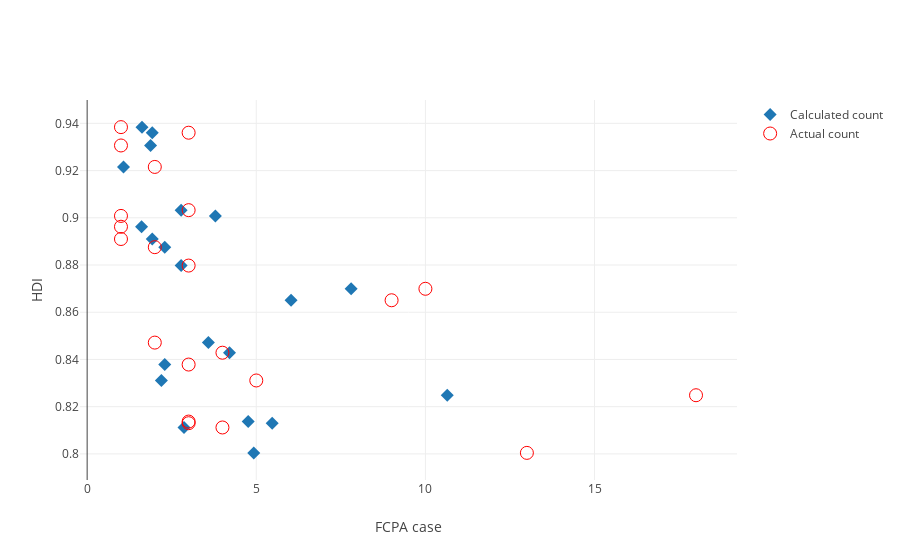

Notebook code for this chart:
### Code cell
import plotly.plotly as py
import plotly.graph_objs as go
trace1 = go.Scatter(
    x = np.exp(df_hdi_vhigh['Calc Count']),
    y = df_hdi_vhigh['score'],
    text = df_hdi_vhigh['Legend'],
    mode='markers',
    marker=dict(symbol = 'diamond', size=10),
    name = 'Calculated count'
)

trace2 = go.Scatter(
    x = df_hdi_vhigh['Count'],
    y = df_hdi_vhigh['score'],
    text = df_hdi_vhigh['Legend'],
    mode='markers',
    marker=dict(size=13, color ='red', symbol = "circle-open"),   
    name = 'Actual count'
)

layout = go.Layout(
    xaxis=dict(
        title = 'FCPA case'
    ),
    yaxis=dict(
        title = 'HDI'
    )
)
data = [trace1, trace2]

plotly.offline.iplot({'data': data, 'layout': layout}, filename='HDI vs fcpa: very high HDI', config={'showLink': False})

### Figure 1 — Plotly figure (JSON) as saved in the notebook; plotly's stock layout.template omitted (floating-point values rounded to 4 significant figures)
{"data": [{"marker": {"size": 10, "symbol": "diamond"}, "mode": "markers", "name": "Calculated count", "text": ["pm 11.0<br>cti 7.0<br>rt 8.0", "pm 2.0<br>cti 7.0<br>rt 8.0", "pm 2.0<br>cti 7.0<br>rt 8.0", "pm 10.0<br>cti 8.0<br>rt 8.0", "pm 4.0<br>cti 9.0<br>rt 7.0", "pm 2.0<br>cti 8.0<br>rt 8.0", "pm 13.0<br>cti 6.0<br>rt 8.0", "pm 14.0<br>cti 8.0<br>rt 8.0", "pm 4.0<br>cti 5.0<br>rt 8.0", "pm 7.0<br>cti 7.0<br>rt 7.0", "pm 3.0<br>cti 7.0<br>rt 7.0", "pm 1.0<br>cti 7.0<br>rt 7.0", "pm 0.0<br>cti 7.0<br>rt 7.0", "pm 10.0<br>cti 2.0<br>rt 6.0", "pm 9.0<br>cti 7.0<br>rt 6.0", "pm 9.0<br>cti 6.0<br>rt 5.0", "pm 11.0<br>cti 7.0<br>rt 5.0", "pm 5.0<br>cti 9.0<br>rt 0.0", "pm 8.0<br>cti 9.0<br>rt 5.0", "pm 9.0<br>cti 7.0<br>rt 7.0", "pm 1.0<br>cti 8.0<br>rt 7.0"], "type": "scatter", "uid": "d8bffc0c-ca14-11e8-ba6f-c48e8ff48516", "x": [1.621, 1.925, 1.875, 1.074, 2.778, 3.79, 1.609, 1.925, 2.295, 2.778, 7.803, 6.028, 3.583, 4.209, 2.295, 2.195, 10.64, 4.761, 5.47, 2.863, 4.926], "y": [0.9384, 0.936, 0.9306, 0.9215, 0.9032, 0.9008, 0.8962, 0.891, 0.8876, 0.8798, 0.8699, 0.8651, 0.8471, 0.8429, 0.8378, 0.8311, 0.8248, 0.8137, 0.813, 0.8112, 0.8004]}, {"marker": {"color": "red", "size": 13, "symbol": "circle-open"}, "mode": "markers", "name": "Actual count", "text": ["pm 11.0<br>cti 7.0<br>rt 8.0", "pm 2.0<br>cti 7.0<br>rt 8.0", "pm 2.0<br>cti 7.0<br>rt 8.0", "pm 10.0<br>cti 8.0<br>rt 8.0", "pm 4.0<br>cti 9.0<br>rt 7.0", "pm 2.0<br>cti 8.0<br>rt 8.0", "pm 13.0<br>cti 6.0<br>rt 8.0", "pm 14.0<br>cti 8.0<br>rt 8.0", "pm 4.0<br>cti 5.0<br>rt 8.0", "pm 7.0<br>cti 7.0<br>rt 7.0", "pm 3.0<br>cti 7.0<br>rt 7.0", "pm 1.0<br>cti 7.0<br>rt 7.0", "pm 0.0<br>cti 7.0<br>rt 7.0", "pm 10.0<br>cti 2.0<br>rt 6.0", "pm 9.0<br>cti 7.0<br>rt 6.0", "pm 9.0<br>cti 6.0<br>rt 5.0", "pm 11.0<br>cti 7.0<br>rt 5.0", "pm 5.0<br>cti 9.0<br>rt 0.0", "pm 8.0<br>cti 9.0<br>rt 5.0", "pm 9.0<br>cti 7.0<br>rt 7.0", "pm 1.0<br>cti 8.0<br>rt 7.0"], "type": "scatter", "uid": "d8bffc0d-ca14-11e8-b46d-c48e8ff48516", "x": [1, 3, 1, 2, 3, 1, 1, 1, 2, 3, 10, 9, 2, 4, 3, 5, 18, 3, 3, 4, 13], "y": [0.9384, 0.936, 0.9306, 0.9215, 0.9032, 0.9008, 0.8962, 0.891, 0.8876, 0.8798, 0.8699, 0.8651, 0.8471, 0.8429, 0.8378, 0.8311, 0.8248, 0.8137, 0.813, 0.8112, 0.8004]}], "layout": {"xaxis": {"title": "FCPA case"}, "yaxis": {"title": "HDI"}}}
